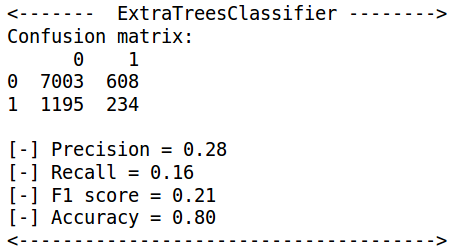

Reproduce this figure in Python.
import warnings
warnings.filterwarnings('ignore')

import sys
import random
import numpy as np

from sklearn import linear_model, cross_validation, metrics, svm
from sklearn.metrics import confusion_matrix, precision_recall_fscore_support, accuracy_score
from sklearn.ensemble import RandomForestClassifier
from sklearn.preprocessing import StandardScaler

import pandas as pd
import matplotlib.pyplot as plt
%matplotlib inline

import pydoop.hdfs as hdfs

def read_csv_from_hdfs(path, cols, col_types=None):
  files = hdfs.ls(path);
  pieces = []
  for f in files:
    fhandle = hdfs.open(f)
    pieces.append(pd.read_csv(fhandle, names=cols, dtype=col_types))
    fhandle.close()
  return pd.concat(pieces, ignore_index=True)

# read files
cols = ['delay', 'month', 'day', 'dow', 'hour', 'distance', 'carrier', 'dest', 'days_from_holiday']
col_types = {'delay': int, 'month': int, 'day': int, 'dow': int, 'hour': int, 'distance': int, 
             'carrier': str, 'dest': str, 'days_from_holiday': int}

data_2014 = read_csv_from_hdfs('/home/paven/Bigdata/Project/Data_2014', cols, col_types)
data_2015 = read_csv_from_hdfs('/home/paven/Bigdata/Project/Data_2015', cols, col_types)

# Create training set and test set
cols = ['month', 'day', 'dow', 'hour', 'distance', 'days_from_holiday']
train_y = data_2014['delay'] >= 15
train_x = data_2014[cols]

test_y = data_2015['delay'] >= 15
test_x = data_2015[cols]

print train_x.shape

from sklearn.ensemble import ExtraTreesClassifier

# Create Random Forest classifier with 50 trees
clf_etc = ExtraTreesClassifier(n_estimators=50, max_depth=None, min_samples_split=1, random_state=0, n_jobs=-1)
clf_etc.fit(train_x, train_y)

# Evaluate on test set
pr = clf_etc.predict(test_x)

# print results
cm = confusion_matrix(test_y, pr)
print "<-------  ExtraTreesClassifier -------->"
print "Confusion matrix:"
print pd.DataFrame(cm)
report_svm = precision_recall_fscore_support(list(test_y), list(pr), average='binary')
print "\n[-] Precision = %0.2f\n[-] Recall = %0.2f\n[-] F1 score = %0.2f\n[-] Accuracy = %0.2f" % \
        (report_svm[0], report_svm[1], report_svm[2], accuracy_score(list(test_y), list(pr)))
print "<-------------------------------------->\n"
